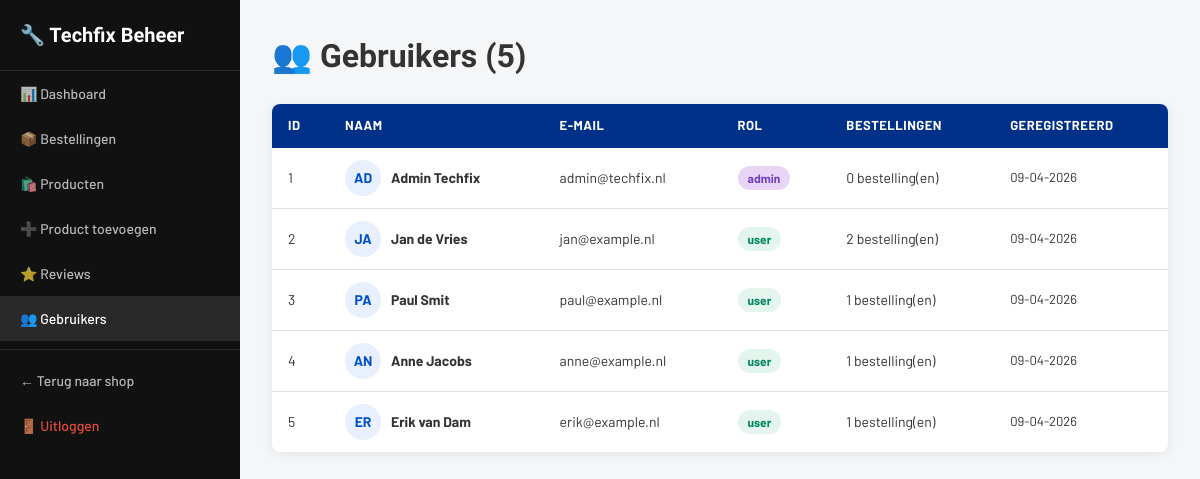
/admin/gebruikers.php (signed in), run on the app's committed database.
### tables this page shows
CREATE TABLE `users` (
  `id`         int(10) UNSIGNED NOT NULL AUTO_INCREMENT,
  `name`       varchar(100)     NOT NULL,
  `email`      varchar(150)     NOT NULL,
  `password`   varchar(255)     NOT NULL,
  `role`       enum('user','admin') NOT NULL DEFAULT 'user',
  `created_at` timestamp        NOT NULL DEFAULT current_timestamp(),
  PRIMARY KEY (`id`),
  UNIQUE KEY `email` (`email`)
);

### includes/config.php (called while the page is built, shortened)
<?php
function e($tekst) {
    return htmlspecialchars($tekst ?? '', ENT_QUOTES, 'UTF-8');
}

### admin/gebruikers.php (the view, shortened to what this page needs)
<?php
require_once __DIR__ . '/admin_header.php';
try {
    $db         = getDB();
    $gebruikers = $db->query(
        "SELECT u.*, COUNT(o.id) AS aantal_bestellingen
         FROM users u
         LEFT JOIN orders o ON u.id = o.user_id
         GROUP BY u.id
         ORDER BY u.created_at DESC"
    )->fetchAll();
} catch (PDOException $e) {
    error_log('Gebruikers ophalen mislukt: ' . $e->getMessage());
    $gebruikers = [];
}
?>
<header class="admin-kop">
    <h1>👥 Gebruikers (<?= count($gebruikers) ?>)</h1>
</header>
<section class="data-tabel">
    <table>
        <thead>
            <tr>
                <th scope="col">ID</th>
                <th scope="col">Naam</th>
                <th scope="col">E-mail</th>
                <th scope="col">Rol</th>
                <th scope="col">Bestellingen</th>
                <th scope="col">Geregistreerd</th>
            </tr>
        </thead>
        <tbody>
            <?php foreach ($gebruikers as $g): ?>
            <tr>
                <td><?= $g['id'] ?></td>
                <td>
                    <section style="display:flex;align-items:center;gap:10px;">
                        <p style="width:36px;height:36px;background:var(--blauw-licht);border-radius:50%;display:flex;align-items:center;justify-content:center;font-size:14px;font-weight:700;color:var(--blauw-mid);flex-shrink:0;">
                            <?= strtoupper(substr($g['name'], 0, 2)) ?>
                        </p>
                        <strong><?= e($g['name']) ?></strong>
                    </section>
                </td>
                <td><?= e($g['email']) ?></td>
                <td>
                    <span class="status-badge <?= $g['role'] === 'admin' ? 'status-admin' : 'status-gebruiker' ?>">
                        <?= e($g['role']) ?>
                    </span>
                </td>
                <td><?= intval($g['aantal_bestellingen']) ?> bestelling(en)</td>
                <td style="font-size:13px;"><?= date('d-m-Y', strtotime($g['created_at'])) ?></td>
            </tr>
            <?php endforeach; ?>
        </tbody>
    </table>
</section>
<?php require_once __DIR__ . '/admin_footer.php'; ?>

### css/style.css (style rules this page uses)
:root { --blauw: #003087; --blauw-mid: #0050c8; --blauw-licht: #e8f0fe; --groen: #00875a; --groen-licht: #e3f5ec; --rood: #c0392b; --oranje: #e67e22; --geel: #f39c12; --grijs-900: #111; --grijs-700: #333; --grijs-500: #666; --grijs-300: #bbb; --grijs-100: #f4f6f8; --wit: #fff; --rand: #e0e4ea; --schaduw: 0 2px 12px rgba(0,0,0,0.08); --schaduw-lg: 0 8px 30px rgba(0,0,0,0.12); --radius: 8px; --radius-lg: 12px; }
*, *::before, *::after { box-sizing: border-box; margin: 0; padding: 0; }
html { scroll-behavior: smooth; }
body { font-family: 'Barlow', sans-serif; font-size: 15px; color: var(--grijs-700); background: var(--grijs-100); line-height: 1.5; }
.data-tabel { background: var(--wit); border-radius: var(--radius); box-shadow: var(--schaduw); overflow: hidden; width: 100%; }
.data-tabel table { width: 100%; border-collapse: collapse; }
.data-tabel th { background: var(--blauw); color: var(--wit); padding: 12px 16px; text-align: left; font-size: 13px; font-weight: 700; text-transform: uppercase; letter-spacing: 0.5px; }
.data-tabel td { padding: 12px 16px; border-bottom: 1px solid var(--rand); font-size: 14px; }
.data-tabel tr:last-child td { border-bottom: none; }
.status-badge { display: inline-block; padding: 3px 10px; border-radius: 20px; font-size: 12px; font-weight: 700; }
.status-admin { background: #e8d5f5; color: #6f42c1; }
.status-gebruiker { background: var(--groen-licht); color: var(--groen); }
.admin-kop { display: flex; justify-content: space-between; align-items: center; margin-bottom: 24px; }
.admin-kop h1 { font-family: 'Barlow Condensed', sans-serif; font-size: 32px; font-weight: 800; }

### data on the page
users: id "1", name "AD", name "Admin Techfix", email "admin@techfix.nl", role "admin", aantal_bestellingen "0", created_at "09-04-2026"
users: id "2", name "JA", name "Jan de Vries", email "jan@example.nl", role "user", aantal_bestellingen "2", created_at "09-04-2026"
users: id "3", name "PA", name "Paul Smit", email "paul@example.nl", role "user", aantal_bestellingen "1", created_at "09-04-2026"
users: id "4", name "AN", name "Anne Jacobs", email "anne@example.nl", role "user", aantal_bestellingen "1", created_at "09-04-2026"
users: id "5", name "ER", name "Erik van Dam", email "erik@example.nl", role "user", aantal_bestellingen "1", created_at "09-04-2026"

### other printed values
count($gebruikers) "5"
